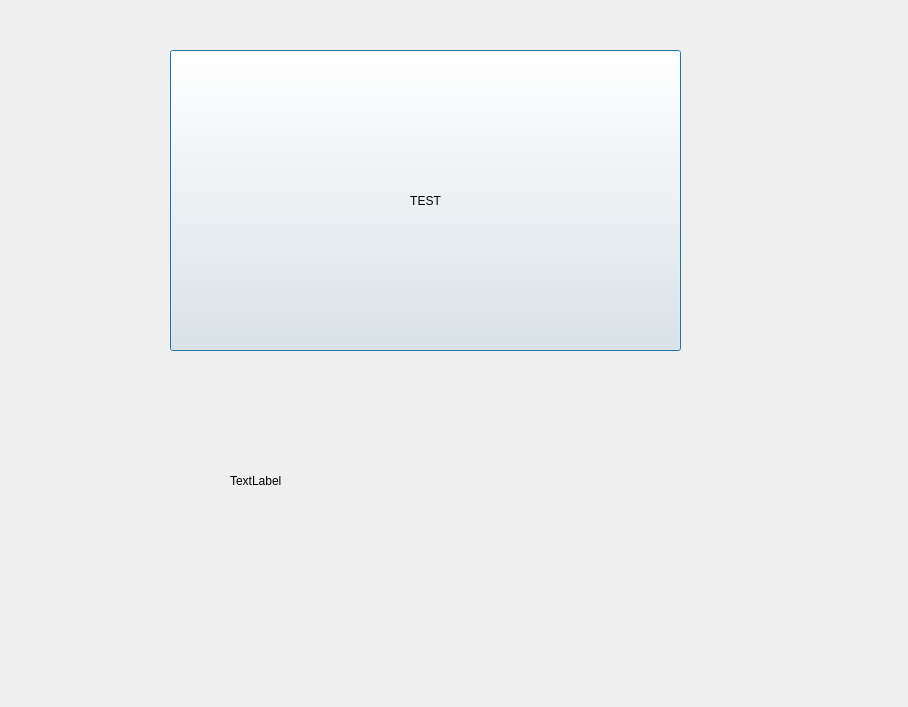
<?xml version="1.0" encoding="UTF-8"?>
<ui version="4.0">
 <class>Dialog</class>
 <widget class="QDialog" name="Dialog">
  <property name="geometry">
   <rect>
    <x>0</x>
    <y>0</y>
    <width>908</width>
    <height>707</height>
   </rect>
  </property>
  <property name="windowTitle">
   <string>Dialog</string>
  </property>
  <widget class="QPushButton" name="pushButton">
   <property name="geometry">
    <rect>
     <x>170</x>
     <y>50</y>
     <width>511</width>
     <height>301</height>
    </rect>
   </property>
   <property name="text">
    <string>TEST</string>
   </property>
  </widget>
  <widget class="QLabel" name="label">
   <property name="geometry">
    <rect>
     <x>230</x>
     <y>410</y>
     <width>511</width>
     <height>141</height>
    </rect>
   </property>
   <property name="text">
    <string>TextLabel</string>
   </property>
  </widget>
 </widget>
 <resources/>
 <connections/>
</ui>
